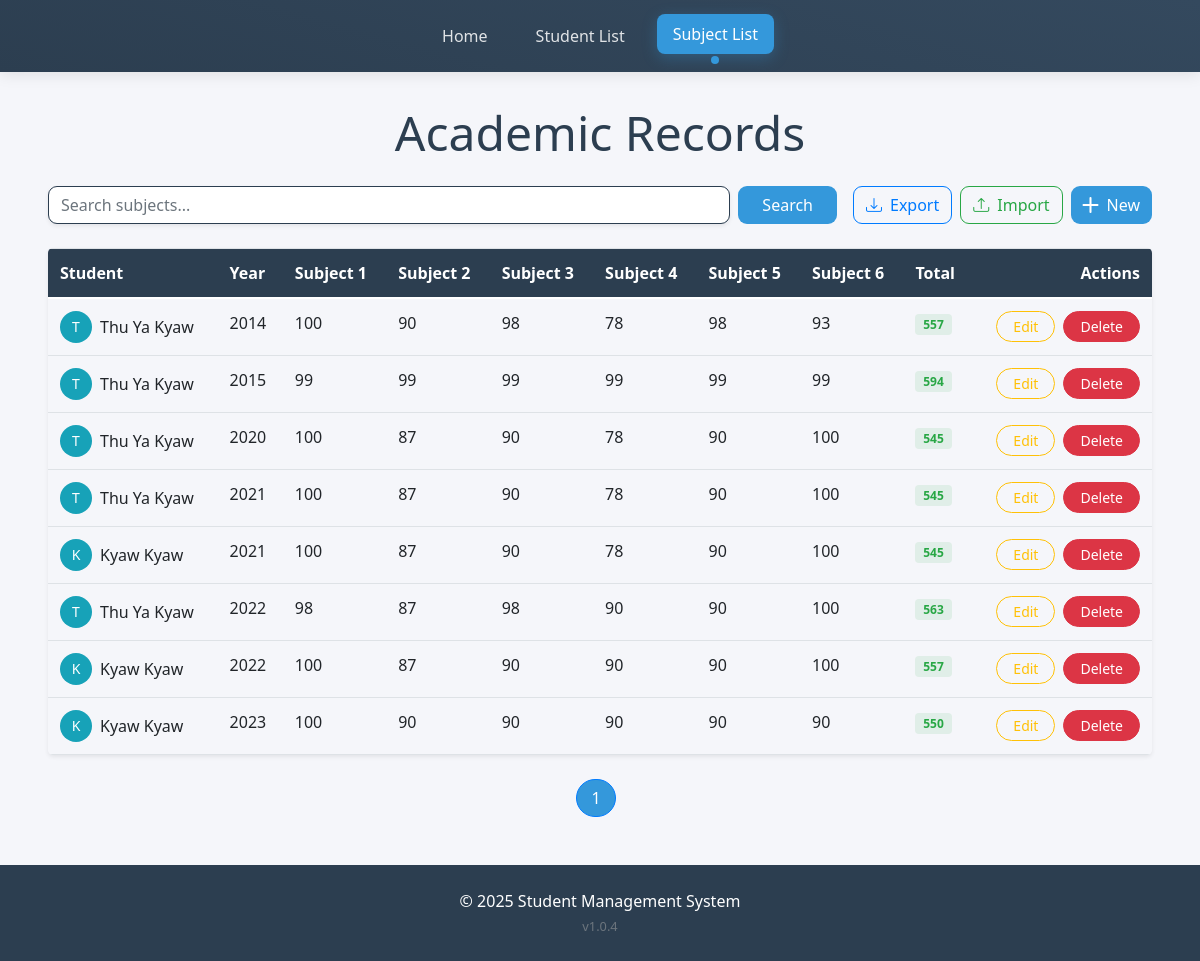
The app's page /management/subjects/, older data.
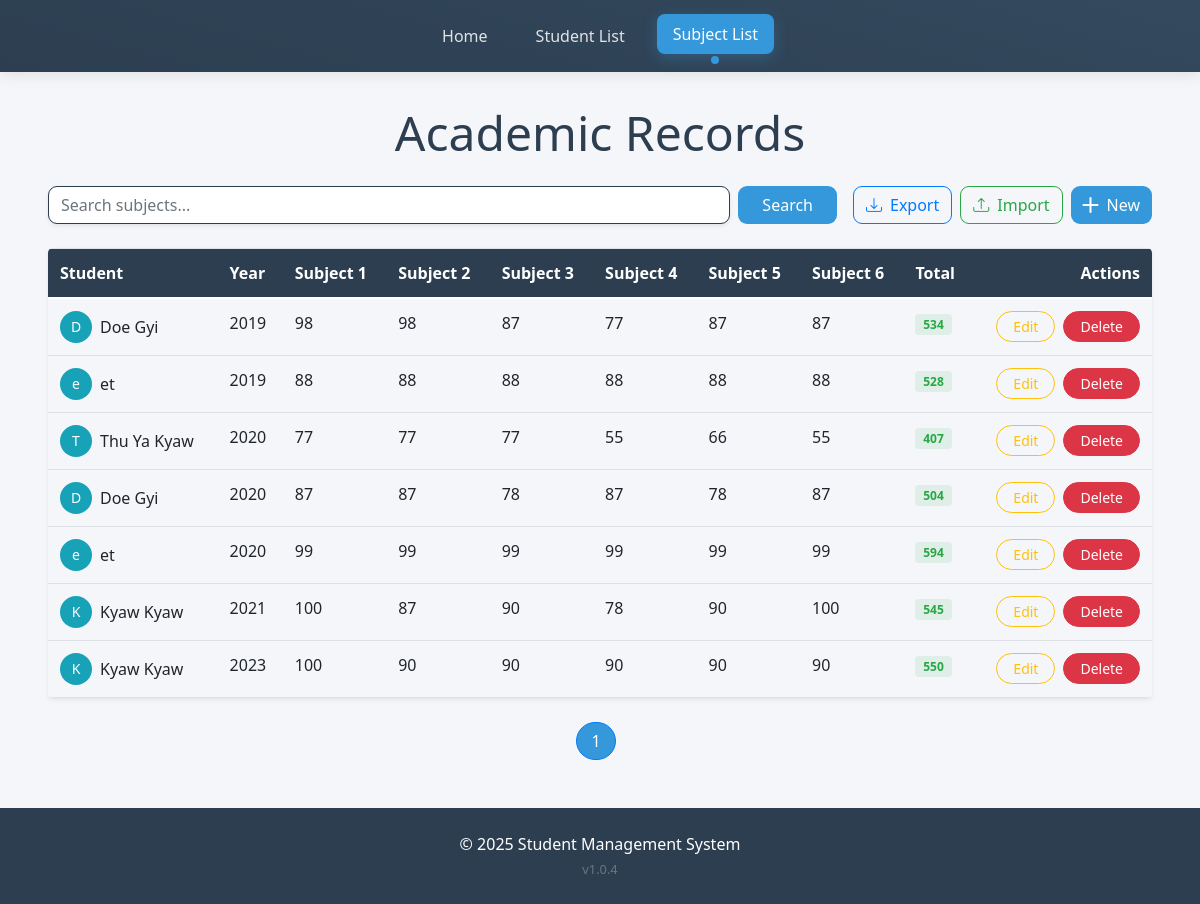
The same page, newer data.
### student_app/models.py (models this page shows, shortened)
class Subject(models.Model):
    student = models.ForeignKey(Student, on_delete=models.CASCADE)
    year = models.IntegerField()
    subject1_marks = models.FloatField()
    subject2_marks = models.FloatField()
    subject3_marks = models.FloatField()
    subject4_marks = models.FloatField()
    subject5_marks = models.FloatField()
    subject6_marks = models.FloatField()
    @property
    def total_marks(self):
        return self.subject1_marks + self.subject2_marks + self.subject3_marks + self.subject4_marks + self.subject5_marks + self.subject6_marks

class Student(models.Model):
    name = models.CharField(max_length=100)
    dob = models.DateField()  # Date of Birth
    nrc = models.CharField(max_length=50, unique=True)  # National Registration Card number (assuming it's unique)
    father_name = models.CharField(max_length=100)
    mother_name = models.CharField(max_length=100)
    phone = models.CharField(max_length=15)  # Phone number
    address = models.TextField()  # Long address details
    grade = models.CharField(max_length=10)  # Grade (A, B, etc.)
    country = models.CharField(max_length=100)
    class Meta:
        verbose_name = "Student"
        verbose_name_plural = "Students"

### student_app/views.py (the view)
# urls.py: path('subjects/', views.subject_list, name='subject_list'),
def subject_list(request):
    query = request.GET.get('q', '')  # Get the search query from the URL
    subjects = Subject.objects.all().order_by('year')  # Order by year in ascending order
    if query:
        subjects = subjects.filter(student__name__icontains=query)  # Filter subjects by student name
    paginator = Paginator(subjects, 10)
    page_number = request.GET.get('page')
    page_obj = paginator.get_page(page_number)
    return render(request, 'subject/subject_list.html', {'page_obj': page_obj, 'query': query})

### templates/subject/subject_list.html (shortened to what this page needs)
{% extends 'base.html' %}
{% block content %}
<div class="container-main">
  <h2 class="display-5 text-center mb-4" style="color: var(--primary-color);">Academic Records</h2>
  <div class="d-flex flex-column flex-md-row justify-content-between gap-3 mb-4">
    <form method="get" class="d-flex gap-2 flex-grow-1">
      <input type="text" name="q" value="{{ query }}" placeholder="Search subjects..."
        class="form-control search-input shadow-sm" style="border-radius: 9px; border: 1px solid var(--primary-color);">
      <button type="submit" class="btn btn-primary px-4"
        style="border-radius: 9px; background: var(--secondary-color); border: none;">
        Search
      </button>
    </form>
    <div class="d-flex gap-2 justify-content-end">
      <a href="{% url 'export_subjects' %}" class="btn btn-outline-primary d-flex align-items-center gap-2"
        style="border-radius: 9px;">
        <i class="bi bi-download"></i> Export
      </a>
      <a href="{% url 'import_subjects' %}" class="btn btn-outline-success d-flex align-items-center gap-2"
        style="border-radius: 9px;">
        <i class="bi bi-upload"></i> Import
      </a>
      <a href="{% url 'create_subject' %}" class="btn btn-primary d-flex align-items-center gap-2"
        style="border-radius: 9px; background: var(--secondary-color); border: none;">
        <i class="bi bi-plus-lg"></i> New
      </a>
    </div>
  </div>
  <div class="table-responsive rounded-3 shadow-sm d-none d-md-block">
    <table class="table table-hover align-middle mb-0">
      <thead class="sticky-top" style="background: var(--primary-color); color: white;">
        <tr>
          <th>Student</th>
          <th>Year</th>
          <th>Subject 1</th>
          <th>Subject 2</th>
          <th>Subject 3</th>
          <th>Subject 4</th>
          <th>Subject 5</th>
          <th>Subject 6</th>
          <th>Total</th>
          <th class="text-end">Actions</th>
        </tr>
      </thead>
      <tbody>
        {% for subject in page_obj %}
        <tr>
          <td>
            <div class="d-flex align-items-center gap-2">
              <div class="avatar-sm bg-info text-white rounded-circle d-flex align-items-center justify-content-center">
                {{ subject.student.name|first }}
              </div>
              {{ subject.student.name }}
            </div>
          </td>
          <td>{{ subject.year }}</td>
          <td class="{% if subject.subject1_marks < 40 %}text-danger{% endif %}">
            {{ subject.subject1_marks|floatformat:0  }}
          </td>
          <td class="{% if subject.subject2_marks < 40 %}text-danger{% endif %}">
            {{ subject.subject2_marks|floatformat:0  }}
          </td>
          <td class="{% if subject.subject3_marks < 40 %}text-danger{% endif %}">
            {{ subject.subject3_marks|floatformat:0  }}
          </td>
          <td class="{% if subject.subject4_marks < 40 %}text-danger{% endif %}">
            {{ subject.subject4_marks|floatformat:0  }}
          </td>
          <td class="{% if subject.subject5_marks < 40 %}text-danger{% endif %}">
            {{ subject.subject5_marks|floatformat:0  }}
          </td>
          <td class="{% if subject.subject6_marks < 40 %}text-danger{% endif %}">
            {{ subject.subject6_marks|floatformat:0  }}
          </td>
          <td>
            <span class="badge bg-success-subtle text-success">
              {{ subject.total_marks|floatformat:0  }}
            </span>
          </td>
          <td class="text-end">
            <div class="d-flex gap-2 justify-content-end">
              <a href="{% url 'edit_subject' subject.id %}" class="btn btn-sm btn-outline-warning px-3"
                style="border-radius: 20px;">
                Edit
              </a>
              <a href="{% url 'delete_subject' subject.id %}" class="btn btn-sm btn-danger px-3"
                style="border-radius: 20px;">
                Delete
              </a>
            </div>
          </td>
        </tr>
        {% endfor %}
      </tbody>
    </table>
  </div>
  <nav class="mt-4">
    <ul class="pagination justify-content-center">
      {% for num in page_obj.paginator.page_range %}
      {% if page_obj.number == num %}
      <li class="page-item active">
        <span class="page-link" style="border-radius: 20px; margin-right: 8px; background: var(--secondary-color);">
          {{ num }}
        </span>
      </li>
      {% else %}
      <li class="page-item">
        <a class="page-link" href="?page={{ num }}&q={{ query }}" style="border-radius: 20px; margin-right: 8px;">
          {{ num }}
        </a>
      </li>
      {% endif %}
      {% endfor %}
    </ul>
  </nav>
</div>
{% endblock %}

### templates/base.html (shortened to what this page needs)
<!DOCTYPE html>
<html lang="en">
<head>
  <link href="https://cdn.jsdelivr.net/npm/bootstrap@5.0.2/dist/css/bootstrap.min.css" rel="stylesheet">
<link rel="stylesheet" href="https://cdn.jsdelivr.net/npm/bootstrap-icons@1.3.0/font/bootstrap-icons.css">
<link rel="stylesheet" href="https://stackpath.bootstrapcdn.com/bootstrap/4.5.0/css/bootstrap.min.css">
<link rel="stylesheet" href="https://maxcdn.bootstrapcdn.com/font-awesome/4.7.0/css/font-awesome.min.css">
</head>
<body>
  <header class="py-3">
    <nav class="container-main">
      <ul class="nav nav-pills justify-content-center">
        <li class="nav-item">
          <a class="nav-link {% if request.resolver_match.url_name == 'index' %}active{% endif %}"
             href="{% url 'index' %}">Home</a>
        </li>
        <li class="nav-item">
          <a class="nav-link {% if request.resolver_match.url_name == 'student_list' %}active{% endif %}"
             href="{% url 'student_list' %}">Student List</a>
        </li>
        <li class="nav-item">
          <a class="nav-link {% if request.resolver_match.url_name == 'subject_list' %}active{% endif %}"
             href="{% url 'subject_list' %}">Subject List</a>
        </li>
      </ul>
    </nav>
  </header>
  <main>
    <div class="container-main">
      {% block content %}
      {% endblock %}
    </div>
  </main>
  <footer>
    <p class="mb-0">&copy; 2025 Student Management System</p>
    <small class="text-muted">v1.0.4</small>
  </footer>
</body>
</html>

### templates/base.html (style rules this page uses)
:root { --primary-color: #2c3e50; --secondary-color: #3498db; --accent-color: #e74c3c; --light-bg: #f5f6fa; }
body { background-color: var(--light-bg); font-family: 'Segoe UI', system-ui, -apple-system, sans-serif; min-height: 100vh; display: flex; flex-direction: column; }
header { background: linear-gradient(15deg, var(--primary-color), #34495e); box-shadow: 0 2px 15px rgba(0,0,0,0.1); }
.nav-pills .nav-link { color: rgba(255,255,255,0.85); border-radius: 8px; margin: 0 8px; transition: all 0.3s ease; }
.nav-pills .nav-link:hover, .nav-pills .nav-link.active { background-color: var(--secondary-color); color: white; transform: translateY(-2px); box-shadow: 0 4px 15px rgba(52, 152, 219, 0.3); }
main { flex: 1; padding: 2rem 0; }
.container-main { max-width: 1200px; margin: 0 auto; padding: 0 1.5rem; }
footer { background: var(--primary-color); color: white; padding: 1.5rem; margin-top: auto; text-align: center; }
.nav-link.active::after { content: ''; display: block; width: 8px; height: 8px; background: var(--secondary-color); border-radius: 50%; position: absolute; bottom: -10px; left: 50%; transform: translateX(-50%); }

### templates/subject/subject_list.html (style rules this page uses)
.avatar-sm { width: 32px; height: 32px; font-size: 14px; }
.badge.bg-success-subtle { background-color: rgba(40, 167, 69, 0.1) !important; color: #28a745 !important; padding: 0.35em 0.65em; }
.page-link { color: var(--primary-color); border: 1px solid var(--primary-color); min-width: 40px; text-align: center; }

Row changes from the older to the newer data that the page shows:
removed Subject: student.name|first "T", student.name "Thu Ya Kyaw", year "2014", subject1_marks "100", subject2_marks "90", subject3_marks "98", subject4_marks "78", subject5_marks "98", subject6_marks "93", total_marks "557"
removed Subject: student.name|first "T", student.name "Thu Ya Kyaw", year "2015", subject1_marks "99", subject2_marks "99", subject3_marks "99", subject4_marks "99", subject5_marks "99", subject6_marks "99", total_marks "594"
removed Subject: student.name|first "T", student.name "Thu Ya Kyaw", year "2020", subject1_marks "100", subject2_marks "87", subject3_marks "90", subject4_marks "78", subject5_marks "90", subject6_marks "100", total_marks "545"
removed Subject: student.name|first "T", student.name "Thu Ya Kyaw", year "2021", subject1_marks "100", subject2_marks "87", subject3_marks "90", subject4_marks "78", subject5_marks "90", subject6_marks "100", total_marks "545"
removed Subject: student.name|first "T", student.name "Thu Ya Kyaw", year "2022", subject1_marks "98", subject2_marks "87", subject3_marks "98", subject4_marks "90", subject5_marks "90", subject6_marks "100", total_marks "563"
removed Subject: student.name|first "K", student.name "Kyaw Kyaw", year "2022", subject1_marks "100", subject2_marks "87", subject3_marks "90", subject4_marks "90", subject5_marks "90", subject6_marks "100", total_marks "557"
added Subject: student.name|first "D", student.name "Doe Gyi", year "2019", subject1_marks "98", subject2_marks "98", subject3_marks "87", subject4_marks "77", subject5_marks "87", subject6_marks "87", total_marks "534"
added Subject: student.name|first "e", student.name "et", year "2019", subject1_marks "88", subject2_marks "88", subject3_marks "88", subject4_marks "88", subject5_marks "88", subject6_marks "88", total_marks "528"
added Subject: student.name|first "T", student.name "Thu Ya Kyaw", year "2020", subject1_marks "77", subject2_marks "77", subject3_marks "77", subject4_marks "55", subject5_marks "66", subject6_marks "55", total_marks "407"
added Subject: student.name|first "D", student.name "Doe Gyi", year "2020", subject1_marks "87", subject2_marks "87", subject3_marks "78", subject4_marks "87", subject5_marks "78", subject6_marks "87", total_marks "504"
added Subject: student.name|first "e", student.name "et", year "2020", subject1_marks "99", subject2_marks "99", subject3_marks "99", subject4_marks "99", subject5_marks "99", subject6_marks "99", total_marks "594"
